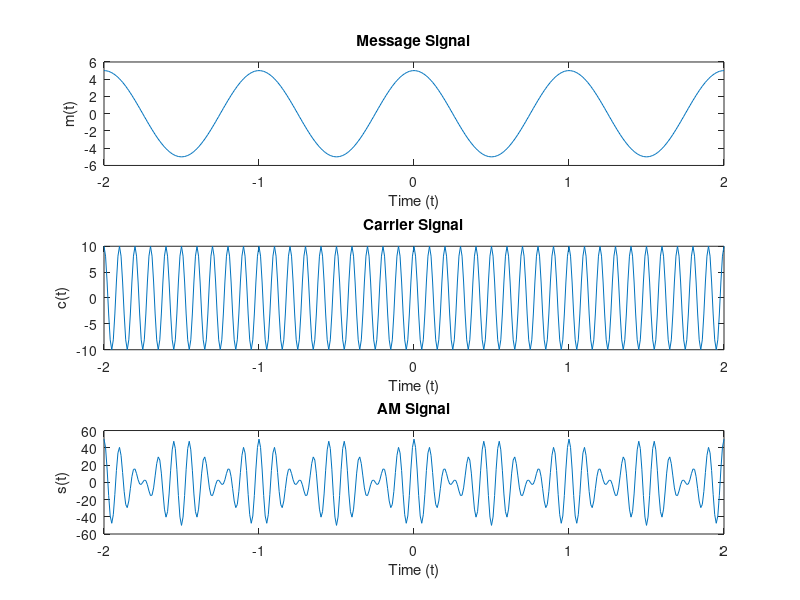
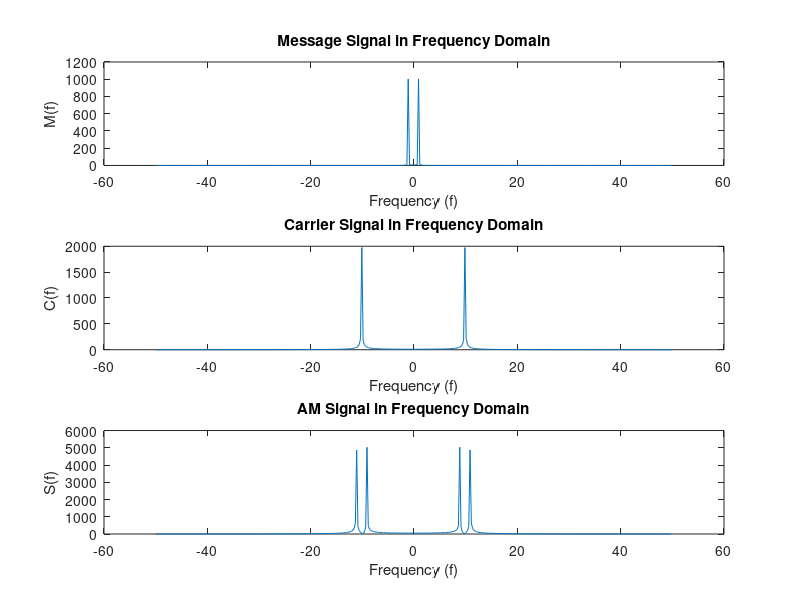
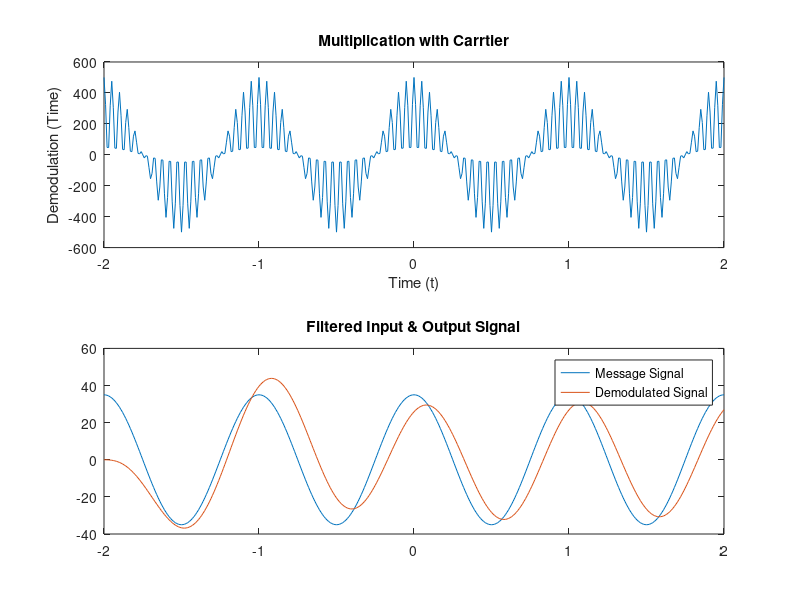

Reproduce these figures in MATLAB, in order.
clear all;
clc;

vm = 5;
vc = 10;

fm = 1;
fc = 10;
fs = 100;
wm = 2*pi*fm;
wc = 2*pi*fc;

t = -2:1/fs:2;
n = length(t);
df = fs / n;
f = -fs/2:df:fs/2 - df;

% Modulation
m = vm*cos(wm*t);
c = vc*cos(wc*t);
s = m .* c;

ftm = fftshift(fft(m));
ftc = fftshift(fft(c));
fts = fftshift(fft(s));

subplot(3, 1, 1);
plot(t, m);
xlabel('Time (t)');
ylabel('m(t)');
title('Message Signal');

subplot(3, 1, 2);
plot(t, c);
xlabel('Time (t)');
ylabel('c(t)');
title('Carrier Signal');

subplot(3, 1, 3);
plot(t, s);
xlabel('Time (t)');
ylabel('s(t)');
title('AM Signal');

figure;
subplot(3, 1, 1);
plot(f, abs(ftm));
xlabel('Frequency (f)');
ylabel('M(f)');
title('Message Signal in Frequency Domain');

subplot(3, 1, 2);
plot(f, abs(ftc));
xlabel('Frequency (f)');
ylabel('C(f)');
title('Carrier Signal in Frequency Domain');

subplot(3, 1, 3);
plot(f, abs(fts));
xlabel('Frequency (f)');
ylabel('S(f)');
title('AM Signal in Frequency Domain');

% Demodulation
demt = s .* c;
demf = fftshift(fft(demt));

[B, A] = butter(3, fm/fs, 'low');
yt = filter(B, A, demt);
yf = fftshift(fft(yt));

figure;
subplot(2, 1, 1);
plot(t, demt);
xlabel('Time (t)');
ylabel('Demodulation (Time)');
title('Multiplication with Carrtier');


subplot(2, 1, 2);
plot(t, 7*m, t, -1*yt);
legend('Message Signal', 'Demodulated Signal');
title('Filtered Input & Output Signal');
